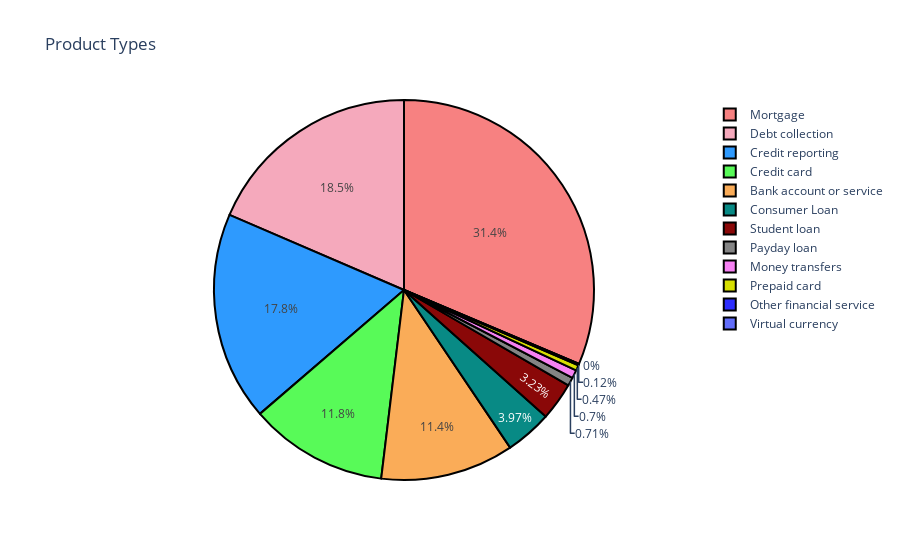

Notebook cell for this chart:
### Code cell
product_percentage = round(comp["Product"].value_counts() / len(comp["Product"]) * 100,2)

print(product_percentage)

labels = list(product_percentage.index)
values = product_percentage.values.tolist()
colors = ['#F78181', '#F5A9BC', '#2E9AFE', '#58FA58', '#FAAC58', '#088A85', '#8A0808', '#848484', '#F781F3', '#D7DF01', '#2E2EFE']


product_pie = go.Pie(labels=labels, values=values,
                          marker=dict(colors=colors,
                         line=dict(color='#000000', width=2)))

layout = go.Layout(title='Product Types')

fig = go.Figure(data=[product_pie], layout=layout)
iplot(fig)

### Figure 1 — Plotly figure (JSON) as saved in the notebook; plotly's stock layout.template omitted (floating-point values rounded to 4 significant figures)
{"data": [{"labels": ["Mortgage", "Debt collection", "Credit reporting", "Credit card", "Bank account or service", "Consumer Loan", "Student loan", "Payday loan", "Money transfers", "Prepaid card", "Other financial service", "Virtual currency"], "marker": {"colors": ["#F78181", "#F5A9BC", "#2E9AFE", "#58FA58", "#FAAC58", "#088A85", "#8A0808", "#848484", "#F781F3", "#D7DF01", "#2E2EFE"], "line": {"color": "#000000", "width": 2}}, "type": "pie", "values": [31.36, 18.53, 17.77, 11.78, 11.35, 3.97, 3.23, 0.71, 0.7, 0.47, 0.12, 0]}], "layout": {"title": {"text": "Product Types"}}}
